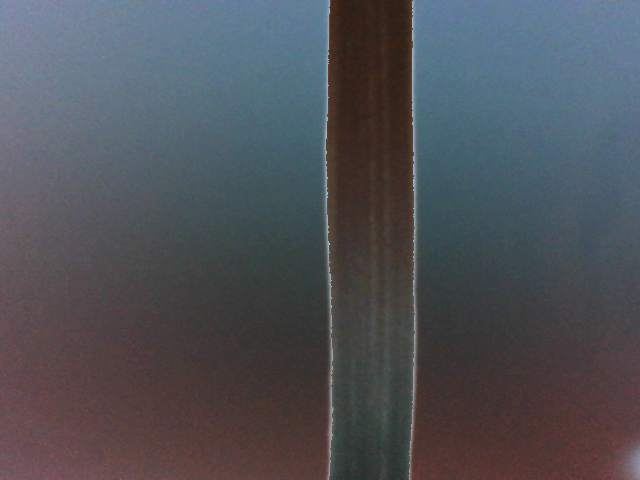
//> input picture ImageProcessing/detect/cppop.png, 640 x 480 px, given in place of the camera
$ ./detect   (built with g++ and OpenCV 4)
//> lines starting //> are read from the running program, lines starting //| are printed output that depends on the picture; after the words box and inside, x2 and y2 are one past the last pixel; in counts of white or black regions, pixels touching at a corner belong together
//> further down, frame is the input picture: 480 rows x 640 cols, CV_8UC3; mean B, G, R 87.8, 81.7, 79.5
#include <opencv2/core.hpp>
#include <opencv2/imgproc.hpp>
#include <opencv2/videoio.hpp>
#include <opencv2/highgui.hpp>
#include <iostream>
#include <stdio.h>
using namespace cv;
using namespace std;

vector<Mat> Images;
int N_SLICES = 4;
float WEIGHT[4];
int PT[4];

Mat RemoveBackground(Mat image)
{
    Mat mask, resultAnd, resultNot, resultMask;

    Mat lower(1,1, CV_8UC3, Scalar(0,0,0));
	Mat upper(1,1, CV_8UC3, Scalar(100,100,100));
	//cout << "lower = "<< endl << ""  << lower << endl << endl;
	//cout << "upper = "<< endl << ""  << upper << endl << endl;
	inRange(image, lower, upper, mask);
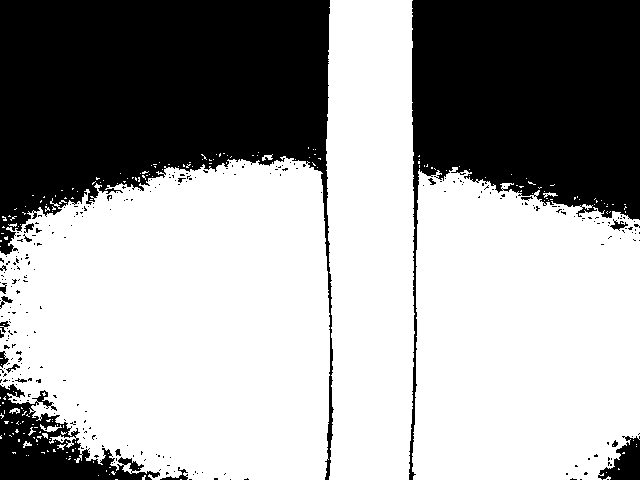
//> mask: 480 rows x 640 cols, CV_8UC1; 62.6% white; 285 black regions (265 under 20 px), largest, box (x1, y1, x2, y2) and area: (0, 0, 334, 480) 60970, (409, 0, 640, 480) 44938, (0, 384, 160, 480) 6348
//	cout << "mask = "<< endl << " "  << mask << endl << endl;
//	cout << "image = "<< endl << " "  << image << endl << endl;
//	cout << "in range passed"<< endl;
	bitwise_and(image, image, resultAnd, mask=mask);
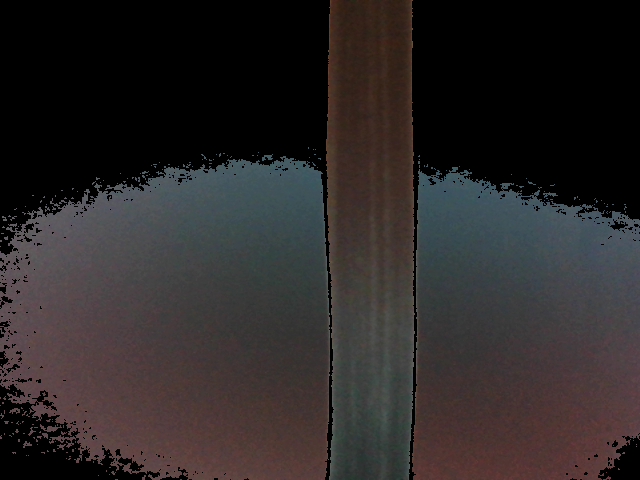
//> resultAnd: 480 rows x 640 cols, CV_8UC3; mean B, G, R 39.9, 40, 44.2
	bitwise_not(resultAnd,resultNot,mask);
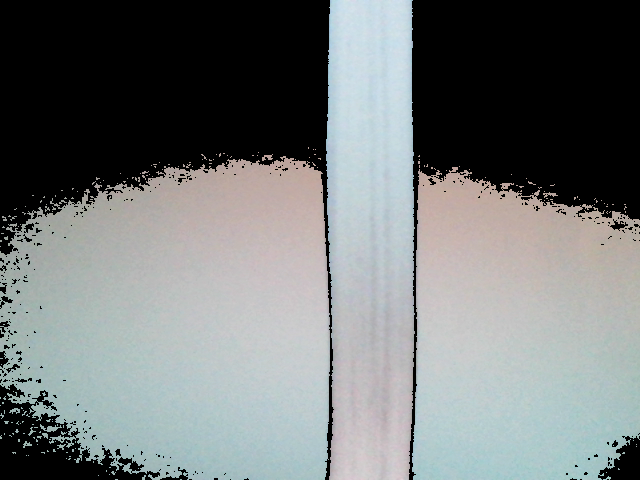
//> resultNot: 480 rows x 640 cols, CV_8UC3; mean B, G, R 119.6, 119.6, 115.4

	subtract(Scalar::all(255),resultNot,resultMask);
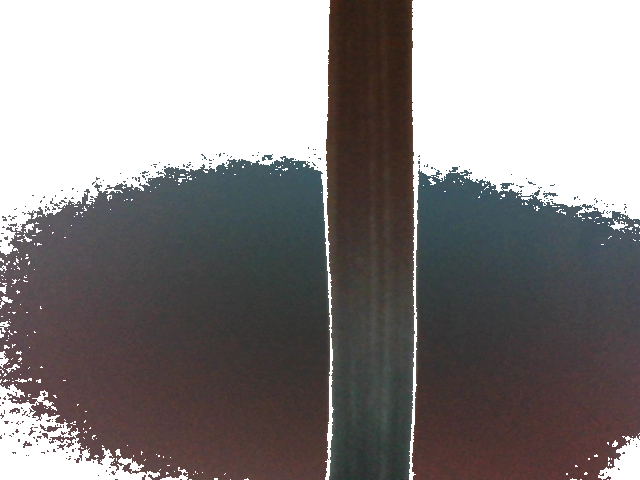
//> resultMask: 480 rows x 640 cols, CV_8UC3; mean B, G, R 135.4, 135.4, 139.6
	return resultMask;
}

Point getContourCenter(vector<Point> contour)
{
	Moments mu;
  	Point mc;

	// Get the moment
	mu = moments(contour, false);
    if (mu.m00 == 0)
	{
		return mc;
	}
    //  Get the mass center
  	mc = Point(mu.m10/mu.m00 , mu.m01/mu.m00);
	return mc;
}

int Aprox(int a, int b, int error)
{
	if (abs(a - b) < error)
	{
		return 1; //True
	}
	else
	{
		return 0; // False
	}
}

float getContourExtent(vector<Point> contour)
{
	Rect bounding_rect;
	//  Find the area of contour
	double area = contourArea(contour,false);
	// Find the bounding rectangle for the contour
	bounding_rect=boundingRect(contour);
	//x,y,w,h = cv2.boundingRect(contour)
	double rect_area = (bounding_rect.width)*(bounding_rect.height);
	if (rect_area > 0)
	{
		return (float(area)/rect_area);
	}
}

void Process(Mat img, int index)
{

	int largest_area=0;
	int largest_contour_index=0;
	//cv::Rect bounding_rect;
	Point zero;
	Point contourCenter;
	Point middle;
	int contourCenterX;
	int prev_cX;
	vector<Point> MainContour;
	vector<Point> prev_MC;
	//cout << contourCenterX << endl;

	vector<vector<Point> > contours;
	vector<Vec4i> hierarchy;
	Mat imgray,thresh;

	cvtColor(img,imgray,COLOR_BGR2GRAY);
	double ret = threshold(imgray,thresh,100,255,THRESH_BINARY_INV);
	findContours(thresh,contours,hierarchy,RETR_TREE,CHAIN_APPROX_SIMPLE);

	prev_MC = MainContour;

	//cout << contours.size() << endl;
	try
	{
		if(contours.size() != 0)
		{
			// Find the area of contour
			for(int i = 0; i < contours.size(); i++)
			{
		    	if (contourArea(contours[i],false) != 0)
		    	{
		    	double a = contourArea(contours[i],false);
		    	if(a>largest_area)
			    	{
			        	largest_area=a;
			        	largest_contour_index=i;
			        	MainContour = contours[i];
			        }
		   		}
		    }

		    //cout << "Width : " << img.cols << endl;
			//cout << "Height: " << img.rows << endl;

			int width = img.cols;
			int height = img.rows;

			middle.x = int(width/2); //Get X coordenate of the middle point
			middle.y = int(height/2); //Get Y coordenate of the middle point

			//cout << middleY << " " << middleX << endl;

			prev_cX = contourCenterX;
			contourCenter = getContourCenter(MainContour);
			if (contourCenter != zero)
			{
				contourCenterX = contourCenter.x;
				if (abs(prev_cX-contourCenterX) > 5)
				{
					for (int i = 0; i < contours.size(); i++)
					{
						if (getContourCenter(contours[i]) != zero)
						{
							int tmp_cx = getContourCenter(contours[i]).x;
							if (Aprox(tmp_cx, prev_cX, 5) == 1)
							{
								MainContour = contours[i];
								if (getContourCenter(MainContour) != zero)
								{
									contourCenterX = getContourCenter(MainContour).x;
								}
							}
						}
					}
				}
			}
			else
			{
				contourCenterX = 0;
			}


			int direction1 =  int((middle.x - contourCenterX) * getContourExtent(MainContour));

			Point dX;
			dX.x = contourCenterX;
			dX.y = middle.y;
			drawContours(img,contours,largest_contour_index,Scalar(0,255,0),3);
			circle(img, dX , 7, Scalar(255,255,255), -1); //Draw dX circle WHITE
			circle(img, middle, 3, Scalar(0,0,255), -1); //Draw middle circle RED

			Point placeholder1;
			Point placeholder2;

			placeholder1.x = (contourCenterX + 20);
			placeholder1.y = middle.y;

			placeholder2.x = (contourCenterX + 20);
			placeholder2.y = (middle.y + 35);


			WEIGHT[index] = getContourExtent(MainContour);
			PT[index] = middle.x-contourCenterX;

			String pt = to_string(PT[index]);
			String weight = "Weight:" + to_string(WEIGHT[index]);

			putText(img,pt, placeholder1, FONT_HERSHEY_SIMPLEX, 1, Scalar(200,0,200),2);
			putText(img,weight, placeholder2, FONT_HERSHEY_SIMPLEX , 0.5,Scalar(200,0,200),1);
		}
	}
	catch ( cv::Exception & e )
	{
	 	//cerr << e.msg << endl; // output exception message
	}
}

void SlicePart(Mat im, vector<Mat> images, int slices)
{
//> called with slices = 4
	int sl = int(im.rows/slices);
//> sl = 120

	//cout << sl << endl;
	for (int i = 0; i < slices; i++)
	{
		int part = sl*i;
		//cout << im.rows << endl;
//		crop_img = im[part:part+sl, 0:width]
		//cout << part << " " << part+sl << endl;
		Mat crop_img = im(Rect(0,part,im.cols,sl));
		Process(crop_img, i);
	}
//> this loop made 4 passes
//> pass 1, in Process, `double ret = threshold(imgray,thresh,100,255,THRESH_BINARY_INV);`:
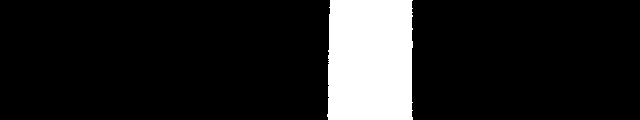
//> thresh: 120 rows x 640 cols, CV_8UC1; 13.1% white; 1 white region, box (x1, y1, x2, y2) and area: (327, 0, 413, 120) 10031
//> pass 1, in Process, `putText(img,pt, placeholder1, FONT_HERSHEY_SIMPLEX, 1, Scalar(200,0,20..`:
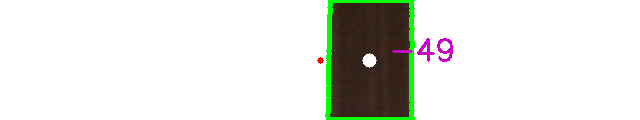
//> img: 120 rows x 640 cols, CV_8UC3; mean B, G, R 223.5, 229, 226.7
//> after the loop:
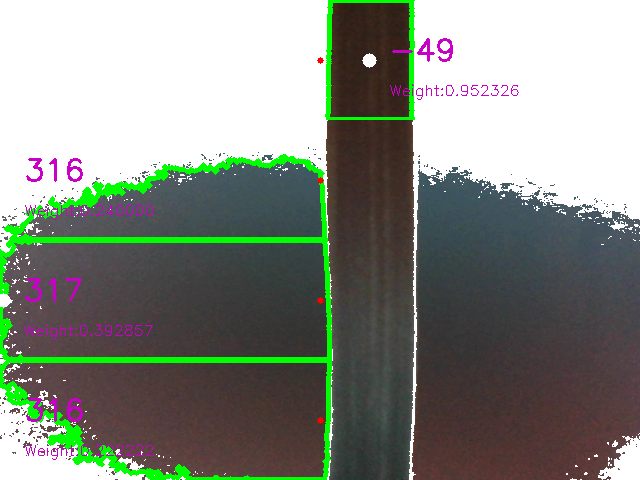
//> im: 480 rows x 640 cols, CV_8UC3; 5.33% of pixels changed, all inside (x1, y1, x2, y2) = (0, 0, 519, 480)
}
/*0 <= roi.x &&
0 <= roi.width &&
roi.x + roi.width <= m.cols &&
0 <= roi.y &&
0 <= roi.height &&
roi.y + roi.height <= m.rows
*/
int main(int, char**)
{

	Mat frame;
	//--- INITIALIZE VIDEOCAPTURE
	VideoCapture cap;

	// open the default camera using default API
	// cap.open(0);
	// OR advance usage: select any API backend
	int deviceID = 0;             // 0 = open default camera
	int apiID = cv::CAP_ANY;      // 0 = autodetect default API

	// open selected camera using selected API
	cap.open(deviceID + apiID);
	// check if we succeeded
	if (!cap.isOpened())
	{
		cerr << "ERROR! Unable to open camera\n";
		return -1;
	}
	//--- GRAB AND WRITE LOOP
	cout << "Start grabbing" << endl << "Press any key to terminate" << endl;
	for (;;)
	{
		// wait for a new frame from camera and store it into 'frame'
		cap.read(frame);
		// check if we succeeded
		if (frame.empty())
		{
			cerr << "ERROR! blank frame grabbed\n";
			break;
		}

		Mat nobg = RemoveBackground(frame);
		// show frame and wait for a key with timeout long enough to show images
		//Process(nobg);
		SlicePart(nobg, Images, N_SLICES);
		imshow("Final", nobg);

		for(int i = 0; i < N_SLICES; i++)
		{
			cout << PT[i] << endl;
		}
//> this loop made 4 passes
//| -49
//| 316
//| 317
//| 316

		if (waitKey(5) >= 0)
//> the Esc key is pressed
		{
			break;
		}
	}
	// the camera will be deinitialized automatically in VideoCapture destructor
	return 0;
}
